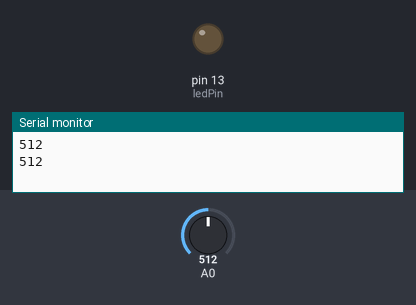
Recording of a sketch running on a simulated Arduino Uno, built with avr-gcc and run on an emulated ATmega328P. Shown: output pins drawn as LEDs (lit = HIGH), the last lines printed to the serial monitor. Inputs (shaded band) come from the test bench; at power-on: A0 = 512.

Above: at 1.8 s.
1.9 s: A0 set to 1005
4.2 s: A0 set to 1023
At 7.2 s:
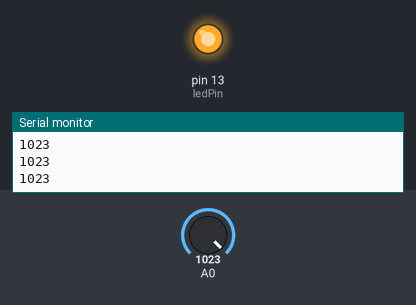
7.5 s: A0 set to 900
At 9.5 s:
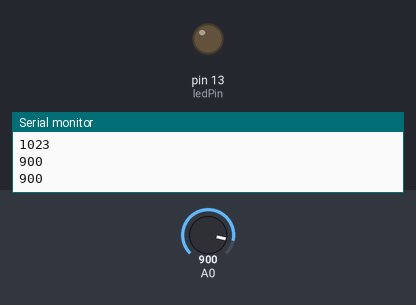
Timing chart, 0 to 11.0 s (numbered marks = the images above; inputs shaded):
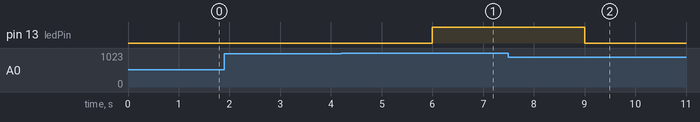

Measured:
- the behaviour switches between 1022 and 1023 on A0 (found by bisection; images 0 and 1)
- after the input at 4.2 s, pin 13 (ledPin): LOW → HIGH after 1.8 s
- after the input at 7.5 s, pin 13 (ledPin): HIGH → LOW after 1.5 s

The sketch:

vibration2.ino
```cpp
const int ledPin=13;
void setup() {
  Serial.begin(9600);
pinMode(ledPin,OUTPUT);
}

void loop() {
int sensorValue = analogRead(A0);//read the vibration
 Serial.println(sensorValue);//print it
 delay(1000);
 if(sensorValue==1023)//if you have an led it will turn on or off based on the vibration
  {
    digitalWrite(ledPin,HIGH);
  }
 else
 {
  digitalWrite(ledPin,LOW);
  }
}
```
